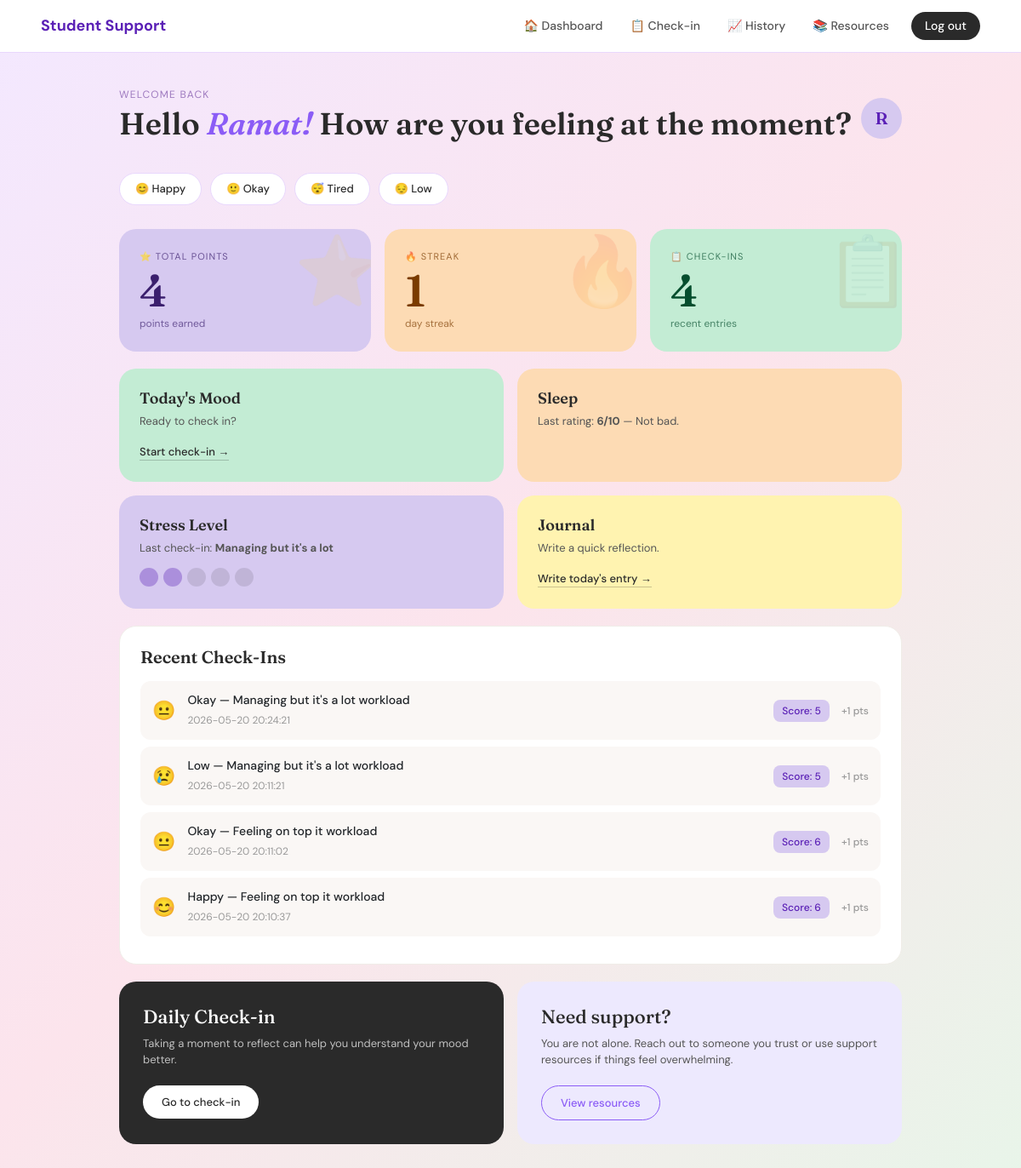
The app's page /dashboard (signed in) with its own data.
### tables this page shows
CREATE TABLE user_stats (
            id INTEGER PRIMARY KEY AUTOINCREMENT,
            user_id INTEGER UNIQUE NOT NULL,
            total_points INTEGER DEFAULT 0,
            current_streak INTEGER DEFAULT 0,
            last_checkin_date TEXT,
            FOREIGN KEY (user_id) REFERENCES users(id)
        );

CREATE TABLE checkins (
            id INTEGER PRIMARY KEY AUTOINCREMENT,
            user_id INTEGER,
            mood TEXT,
            academic TEXT,
            workload TEXT,
            social TEXT,
            financial TEXT,
            sleep TEXT,
            rating INTEGER,
            score INTEGER,
            points_earned INTEGER DEFAULT 0,
            date TIMESTAMP DEFAULT CURRENT_TIMESTAMP,
            FOREIGN KEY (user_id) REFERENCES users(id)
        );

### app.py (the view)
@app.route("/dashboard")
def dashboard():
    if "user_id" not in session:
        return redirect(url_for("login"))
    conn = get_db_connection()
    stats = conn.execute(
        "SELECT * FROM user_stats WHERE user_id = ?", (session["user_id"],)
    ).fetchone()
    recent_checkins = conn.execute(
        "SELECT * FROM checkins WHERE user_id = ? ORDER BY date DESC LIMIT 5",
        (session["user_id"],)
    ).fetchall()
    conn.close()
    return render_template("dashboard.html",
        first_name=session["first_name"],
        stats=stats,
        recent_checkins=recent_checkins
    )

### app.py (called while the page is built)
def get_db_connection():
    conn = sqlite3.connect("wellbeing.db")
    conn.row_factory = sqlite3.Row
    return conn

### templates/dashboard.html (shortened to what this page needs)
{% extends "base.html" %}
{% block content %}
<div class="dashboard-wrapper">
  <div class="dashboard-header">
    <div>
      <p class="small-text">Welcome back</p>
      <h1>Hello <em>{{ first_name }}!</em> How are you feeling at the moment?</h1>
    </div>
    <div class="profile-circle">{{ first_name[0] | upper }}</div>
  </div>
 <div class="mood-row">
    <a href="{{ url_for('checkin') }}" class="mood-pill">😊 Happy</a>
    <a href="{{ url_for('checkin') }}" class="mood-pill">🙂 Okay</a>
    <a href="{{ url_for('checkin') }}" class="mood-pill">😴 Tired</a>
    <a href="{{ url_for('checkin') }}" class="mood-pill">😔 Low</a>
</div>
  <div class="stats-row">
    <div class="stat-card card-purple">
      <div class="stat-label">⭐ Total Points</div>
      <div class="stat-num">{{ stats.total_points if stats else 0 }}</div>
      <div class="stat-sub">points earned</div>
      <div class="stat-deco">⭐</div>
    </div>
    <div class="stat-card card-peach">
      <div class="stat-label">🔥 Streak</div>
      <div class="stat-num">{{ stats.current_streak if stats else 0 }}</div>
      <div class="stat-sub">day streak</div>
      <div class="stat-deco">🔥</div>
    </div>
    <div class="stat-card card-green">
      <div class="stat-label">📋 Check-ins</div>
      <div class="stat-num">{{ recent_checkins | length }}</div>
      <div class="stat-sub">recent entries</div>
      <div class="stat-deco">📋</div>
    </div>
  </div>
  <div class="dashboard-grid">
    <div class="dash-card green-card">
      <h3>Today's Mood</h3>
      <p>Ready to check in?</p>
      <a href="{{ url_for('checkin') }}">Start check-in →</a>
    </div>
    <div class="dash-card orange-card">
      <h3>Sleep</h3>
      {% if recent_checkins %}
        {% set last = recent_checkins[0] %}
        <p>Last rating: <strong>{{ last.rating }}/10</strong> —
          {% if last.rating >= 8 %}Great night!
          {% elif last.rating >= 5 %}Not bad.
          {% else %}Could be better.{% endif %}
        </p>
      {% else %}
        <p>Track how rested you feel.</p>
      {% endif %}
    </div>
    <div class="dash-card purple-card">
      <h3>Stress Level</h3>
      {% if recent_checkins %}
        {% set last = recent_checkins[0] %}
        <p>Last check-in: <strong>{{ last.workload | capitalize if last.workload else '—' }}</strong></p>
        <div class="stress-dots">
          {% set level = 3 if last.workload == 'Really Struggling' else (2 if last.workload == "Managing but it's a lot" else 1) %}
          {% for i in range(5) %}
            <div class="stress-dot {% if i < level %}filled{% endif %}"></div>
          {% endfor %}
        </div>
      {% else %}
        <p>Notice your stress patterns.</p>
        <div class="stress-dots">
          {% for i in range(5) %}<div class="stress-dot"></div>{% endfor %}
        </div>
      {% endif %}
    </div>
    <div class="dash-card yellow-card">
    <h3>Journal</h3>
    <p>Write a quick reflection.</p>
    <a href="{{ url_for('journal') }}">Write today's entry →</a>
</div>
  </div>
  <div class="history-card">
    <h3>Recent Check-Ins</h3>
    {% if recent_checkins %}
      {% for c in recent_checkins %}
      <div class="checkin-row">
        <div class="mood-emoji">
          {% if c.mood == 'happy' %}😊
          {% elif c.mood == 'okay' %}😐
          {% elif c.mood == 'tired' %}😴
          {% elif c.mood == 'stressed' %}😟
          {% else %}😢{% endif %}
        </div>
        <div class="info">
          <strong>{{ c.mood | capitalize }} — {{ c.workload | capitalize if c.workload else 'N/A' }} workload</strong>
          <span>{{ c.date }}</span>
        </div>
        <div class="score-badge">Score: {{ c.score }}</div>
        <div class="pts-badge">+{{ c.points_earned }} pts</div>
      </div>
      {% endfor %}
    {% else %}
      <div class="empty-state">
        No check-ins yet — <a href="{{ url_for('checkin') }}">start your first one!</a>
      </div>
    {% endif %}
  </div>
  <div class="bottom-grid">
    <div class="daily-card">
      <h2>Daily Check-in</h2>
      <p>Taking a moment to reflect can help you understand your mood better.</p>
      <a href="{{ url_for('checkin') }}" class="dark-btn">Go to check-in</a>
    </div>
    <div class="support-card">
      <h2>Need support?</h2>
      <p>You are not alone. Reach out to someone you trust or use support resources if things feel overwhelming.</p>
      <a href="{{ url_for('resources') }}" class="outline-btn">View resources</a>
    </div>
  </div>
</div>
{% endblock %}

### templates/base.html (style rules this page uses)
body { background: linear-gradient(135deg, #f3e8ff 0%, #fce4ec 50%, #e8f5e9 100%); min-height: 100vh; }

### records on screen
user_stats: total_points "4", current_streak "1"
checkins: rating "6", workload "Managing but it's a lot", mood "Okay", date "2026-05-20 20:24:21", score "5", points_earned "1"
checkins: mood "Low", workload "Managing but it's a lot", date "2026-05-20 20:11:21", score "5", points_earned "1"
checkins: mood "Okay", workload "Feeling on top it", date "2026-05-20 20:11:02", score "6", points_earned "1"
checkins: mood "Happy", workload "Feeling on top it", date "2026-05-20 20:10:37", score "6", points_earned "1"

### other values on screen
{{ first_name }} "Ramat"
{{ first_name[0] | upper }} "R"
{{ recent_checkins | length }} "4"
